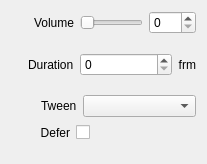
<?xml version="1.0" encoding="UTF-8"?>
<ui version="4.0">
 <class>InspectorVolumeWidget</class>
 <widget class="QWidget" name="InspectorVolumeWidget">
  <property name="geometry">
   <rect>
    <x>0</x>
    <y>0</y>
    <width>207</width>
    <height>164</height>
   </rect>
  </property>
  <property name="sizePolicy">
   <sizepolicy hsizetype="Expanding" vsizetype="Preferred">
    <horstretch>0</horstretch>
    <verstretch>0</verstretch>
   </sizepolicy>
  </property>
  <layout class="QVBoxLayout" name="verticalLayout">
   <item>
    <layout class="QHBoxLayout" name="horizontalLayoutVolume">
     <item>
      <spacer name="horizontalSpacerVolume">
       <property name="orientation">
        <enum>Qt::Horizontal</enum>
       </property>
       <property name="sizeType">
        <enum>QSizePolicy::Fixed</enum>
       </property>
       <property name="sizeHint" stdset="0">
        <size>
         <width>23</width>
         <height>20</height>
        </size>
       </property>
      </spacer>
     </item>
     <item>
      <widget class="QLabel" name="labelVolume">
       <property name="text">
        <string>Volume</string>
       </property>
      </widget>
     </item>
     <item>
      <widget class="QSlider" name="sliderVolume">
       <property name="maximum">
        <number>200</number>
       </property>
       <property name="orientation">
        <enum>Qt::Horizontal</enum>
       </property>
      </widget>
     </item>
     <item>
      <widget class="QSpinBox" name="spinBoxVolume">
       <property name="maximum">
        <number>200</number>
       </property>
      </widget>
     </item>
    </layout>
   </item>
   <item>
    <layout class="QHBoxLayout" name="horizontalLayoutTransitionDuration">
     <item>
      <spacer name="horizontalSpacerTransitionDuration">
       <property name="orientation">
        <enum>Qt::Horizontal</enum>
       </property>
       <property name="sizeType">
        <enum>QSizePolicy::Fixed</enum>
       </property>
       <property name="sizeHint" stdset="0">
        <size>
         <width>17</width>
         <height>20</height>
        </size>
       </property>
      </spacer>
     </item>
     <item>
      <widget class="QLabel" name="labelTransitionDuration">
       <property name="text">
        <string>Duration</string>
       </property>
      </widget>
     </item>
     <item>
      <widget class="QSpinBox" name="spinBoxTransitionDuration">
       <property name="sizePolicy">
        <sizepolicy hsizetype="Expanding" vsizetype="Fixed">
         <horstretch>0</horstretch>
         <verstretch>0</verstretch>
        </sizepolicy>
       </property>
       <property name="maximum">
        <number>999</number>
       </property>
      </widget>
     </item>
     <item>
      <widget class="QLabel" name="labelFrm1">
       <property name="text">
        <string>frm</string>
       </property>
       <property name="alignment">
        <set>Qt::AlignRight|Qt::AlignTrailing|Qt::AlignVCenter</set>
       </property>
      </widget>
     </item>
    </layout>
   </item>
   <item>
    <layout class="QHBoxLayout" name="horizontalLayoutTween">
     <item>
      <spacer name="horizontalSpacerTween">
       <property name="orientation">
        <enum>Qt::Horizontal</enum>
       </property>
       <property name="sizeType">
        <enum>QSizePolicy::Fixed</enum>
       </property>
       <property name="sizeHint" stdset="0">
        <size>
         <width>30</width>
         <height>20</height>
        </size>
       </property>
      </spacer>
     </item>
     <item>
      <widget class="QLabel" name="labelEasing">
       <property name="text">
        <string>Tween</string>
       </property>
      </widget>
     </item>
     <item>
      <widget class="QComboBox" name="comboBoxTween">
       <property name="sizePolicy">
        <sizepolicy hsizetype="Expanding" vsizetype="Fixed">
         <horstretch>0</horstretch>
         <verstretch>0</verstretch>
        </sizepolicy>
       </property>
      </widget>
     </item>
    </layout>
   </item>
   <item>
    <layout class="QHBoxLayout" name="horizontalLayoutDefer">
     <item>
      <spacer name="horizontalSpacerDefer1">
       <property name="orientation">
        <enum>Qt::Horizontal</enum>
       </property>
       <property name="sizeType">
        <enum>QSizePolicy::Fixed</enum>
       </property>
       <property name="sizeHint" stdset="0">
        <size>
         <width>29</width>
         <height>20</height>
        </size>
       </property>
      </spacer>
     </item>
     <item>
      <widget class="QLabel" name="labelDefer">
       <property name="text">
        <string>Defer</string>
       </property>
       <property name="alignment">
        <set>Qt::AlignRight|Qt::AlignTrailing|Qt::AlignVCenter</set>
       </property>
      </widget>
     </item>
     <item>
      <widget class="QCheckBox" name="checkBoxDefer">
       <property name="layoutDirection">
        <enum>Qt::RightToLeft</enum>
       </property>
       <property name="text">
        <string/>
       </property>
      </widget>
     </item>
     <item>
      <spacer name="horizontalSpacerDefer2">
       <property name="orientation">
        <enum>Qt::Horizontal</enum>
       </property>
       <property name="sizeHint" stdset="0">
        <size>
         <width>40</width>
         <height>20</height>
        </size>
       </property>
      </spacer>
     </item>
    </layout>
   </item>
   <item>
    <spacer name="verticalSpacerVolume">
     <property name="orientation">
      <enum>Qt::Vertical</enum>
     </property>
     <property name="sizeType">
      <enum>QSizePolicy::Fixed</enum>
     </property>
     <property name="sizeHint" stdset="0">
      <size>
       <width>20</width>
       <height>10</height>
      </size>
     </property>
    </spacer>
   </item>
  </layout>
 </widget>
 <resources/>
 <connections>
  <connection>
   <sender>sliderVolume</sender>
   <signal>valueChanged(int)</signal>
   <receiver>InspectorVolumeWidget</receiver>
   <slot>sliderVolumeChanged(int)</slot>
   <hints>
    <hint type="sourcelabel">
     <x>105</x>
     <y>15</y>
    </hint>
    <hint type="destinationlabel">
     <x>6</x>
     <y>13</y>
    </hint>
   </hints>
  </connection>
  <connection>
   <sender>spinBoxVolume</sender>
   <signal>valueChanged(int)</signal>
   <receiver>InspectorVolumeWidget</receiver>
   <slot>spinBoxVolumeChanged(int)</slot>
   <hints>
    <hint type="sourcelabel">
     <x>183</x>
     <y>20</y>
    </hint>
    <hint type="destinationlabel">
     <x>203</x>
     <y>20</y>
    </hint>
   </hints>
  </connection>
  <connection>
   <sender>spinBoxTransitionDuration</sender>
   <signal>valueChanged(int)</signal>
   <receiver>InspectorVolumeWidget</receiver>
   <slot>transitionDurationChanged(int)</slot>
   <hints>
    <hint type="sourcelabel">
     <x>184</x>
     <y>52</y>
    </hint>
    <hint type="destinationlabel">
     <x>206</x>
     <y>54</y>
    </hint>
   </hints>
  </connection>
  <connection>
   <sender>comboBoxTween</sender>
   <signal>currentIndexChanged(QString)</signal>
   <receiver>InspectorVolumeWidget</receiver>
   <slot>tweenChanged(QString)</slot>
   <hints>
    <hint type="sourcelabel">
     <x>175</x>
     <y>72</y>
    </hint>
    <hint type="destinationlabel">
     <x>206</x>
     <y>91</y>
    </hint>
   </hints>
  </connection>
  <connection>
   <sender>checkBoxDefer</sender>
   <signal>stateChanged(int)</signal>
   <receiver>InspectorVolumeWidget</receiver>
   <slot>deferChanged(int)</slot>
   <hints>
    <hint type="sourcelabel">
     <x>84</x>
     <y>101</y>
    </hint>
    <hint type="destinationlabel">
     <x>214</x>
     <y>128</y>
    </hint>
   </hints>
  </connection>
 </connections>
 <slots>
  <slot>spinBoxVolumeChanged(int)</slot>
  <slot>resetVolume(QString)</slot>
  <slot>resetTween(QString)</slot>
  <slot>resetDuration(QString)</slot>
  <slot>transitionDurationChanged(int)</slot>
  <slot>tweenChanged(QString)</slot>
  <slot>sliderVolumeChanged(int)</slot>
  <slot>resetDefer(QString)</slot>
  <slot>deferChanged(int)</slot>
 </slots>
</ui>
